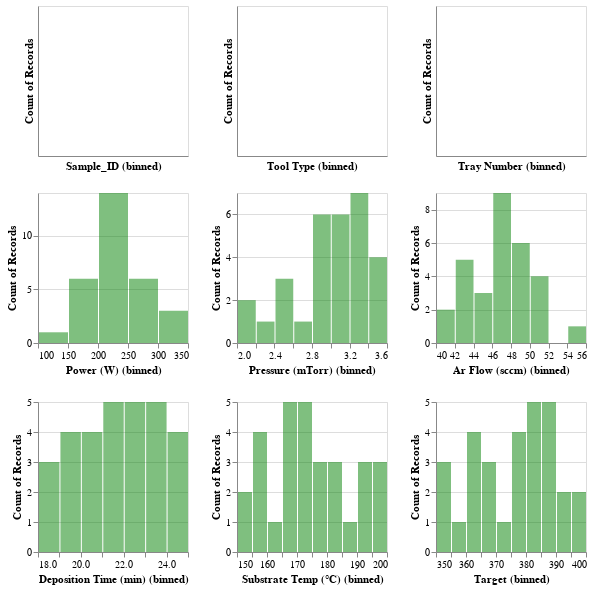

The notebook cell this image was saved under:
### Markdown cell above
**Another way to visualize the histograms**

### Code cell
import altair as alt

# Assuming df is your DataFrame from the previous example

# List to store individual plots
plots = []

# Loop through each feature
for feature in df_cell.columns:
    # Skip the categorical feature for now
    if feature == 'Category':
        continue
    
    # Create a distribution plot for each feature
    plot = alt.Chart(df_cell).mark_bar(opacity=0.5, color='green').encode(
        alt.X(f'{feature}:Q', bin=True),
        alt.Y('count()')
    ).properties(width=150, height=150)
    
    # Append the plot to the list
    plots.append(plot)

# Combine all plots into a single row
combined_plot = alt.concat(*plots, columns=3)

# Display the combined plot
combined_plot.interactive()

### Figure 1 — Vega-Lite specification as saved in the notebook (floating-point values rounded to 4 significant figures)
{"config": {"view": {"continuousWidth": 300, "continuousHeight": 300}}, "concat": [{"mark": {"type": "bar", "color": "green", "opacity": 0.5}, "encoding": {"x": {"bin": true, "field": "Sample_ID", "type": "quantitative"}, "y": {"aggregate": "count", "type": "quantitative"}}, "height": 150, "name": "view_1", "width": 150}, {"mark": {"type": "bar", "color": "green", "opacity": 0.5}, "encoding": {"x": {"bin": true, "field": "Tool Type", "type": "quantitative"}, "y": {"aggregate": "count", "type": "quantitative"}}, "height": 150, "name": "view_2", "width": 150}, {"mark": {"type": "bar", "color": "green", "opacity": 0.5}, "encoding": {"x": {"bin": true, "field": "Tray Number", "type": "quantitative"}, "y": {"aggregate": "count", "type": "quantitative"}}, "height": 150, "name": "view_3", "width": 150}, {"mark": {"type": "bar", "color": "green", "opacity": 0.5}, "encoding": {"x": {"bin": true, "field": "Power (W)", "type": "quantitative"}, "y": {"aggregate": "count", "type": "quantitative"}}, "height": 150, "name": "view_4", "width": 150}, {"mark": {"type": "bar", "color": "green", "opacity": 0.5}, "encoding": {"x": {"bin": true, "field": "Pressure (mTorr)", "type": "quantitative"}, "y": {"aggregate": "count", "type": "quantitative"}}, "height": 150, "name": "view_5", "width": 150}, {"mark": {"type": "bar", "color": "green", "opacity": 0.5}, "encoding": {"x": {"bin": true, "field": "Ar Flow (sccm)", "type": "quantitative"}, "y": {"aggregate": "count", "type": "quantitative"}}, "height": 150, "name": "view_6", "width": 150}, {"mark": {"type": "bar", "color": "green", "opacity": 0.5}, "encoding": {"x": {"bin": true, "field": "Deposition Time (min)", "type": "quantitative"}, "y": {"aggregate": "count", "type": "quantitative"}}, "height": 150, "name": "view_7", "width": 150}, {"mark": {"type": "bar", "color": "green", "opacity": 0.5}, "encoding": {"x": {"bin": true, "field": "Substrate Temp (°C)", "type": "quantitative"}, "y": {"aggregate": "count", "type": "quantitative"}}, "height": 150, "name": "view_8", "width": 150}, {"mark": {"type": "bar", "color": "green", "opacity": 0.5}, "encoding": {"x": {"bin": true, "field": "Target", "type": "quantitative"}, "y": {"aggregate": "count", "type": "quantitative"}}, "height": 150, "name": "view_9", "width": 150}], "columns": 3, "data": {"name": "data-c6fe5ba76a34de5a188ab201323ddfda"}, "params": [{"name": "param_1", "select": {"type": "interval", "encodings": ["x", "y"]}, "bind": "scales", "views": ["view_1", "view_2", "view_3", "view_4", "view_5", "view_6", "view_7", "view_8", "view_9"]}], "$schema": "https://vega.github.io/schema/vega-lite/v5.16.3.json", "datasets": {"data-c6fe5ba76a34de5a188ab201323ddfda": [{"Sample_ID": "A1", "Tool Type": "Tool A", "Tray Number": "Tray1", "Power (W)": 200.0, "Pressure (mTorr)": 3.4, "Ar Flow (sccm)": 49.0, "Deposition Time (min)": 18.0, "Substrate Temp (°C)": 193.0, "Target": 352}, {"Sample_ID": "A2", "Tool Type": "Tool A", "Tray Number": "Tray2", "Power (W)": 200.0, "Pressure (mTorr)": 3.1, "Ar Flow (sccm)": 44.0, "Deposition Time (min)": 23.0, "Substrate Temp (°C)": 167.0, "Target": 388}, {"Sample_ID": "A3", "Tool Type": "Tool B", "Tray Number": "Tray1", "Power (W)": 250.0, "Pressure (mTorr)": 3.0, "Ar Flow (sccm)": 43.0, "Deposition Time (min)": 20.0, "Substrate Temp (°C)": 196.0, "Target": 368}, {"Sample_ID": "A5", "Tool Type": "Tool A", "Tray Number": "Tray1", "Power (W)": 220.0, "Pressure (mTorr)": 2.9, "Ar Flow (sccm)": 41.0, "Deposition Time (min)": 24.0, "Substrate Temp (°C)": 176.0, "Target": 393}, {"Sample_ID": "A6", "Tool Type": "Tool A", "Tray Number": "Tray2", "Power (W)": 220.0, "Pressure (mTorr)": 3.1, "Ar Flow (sccm)": 44.0, "Deposition Time (min)": 23.0, "Substrate Temp (°C)": 175.3, "Target": 387}, {"Sample_ID": "A7", "Tool Type": "Tool B", "Tray Number": "Tray1", "Power (W)": 190.0, "Pressure (mTorr)": 2.3, "Ar Flow (sccm)": 49.0, "Deposition Time (min)": 19.0, "Substrate Temp (°C)": 158.0, "Target": 362}, {"Sample_ID": "A8", "Tool Type": "Tool B", "Tray Number": "Tray2", "Power (W)": 250.0, "Pressure (mTorr)": 3.3, "Ar Flow (sccm)": 46.0, "Deposition Time (min)": 25.0, "Substrate Temp (°C)": 154.0, "Target": 399}, {"Sample_ID": "A9", "Tool Type": "Tool A", "Tray Number": "Tray1", "Power (W)": 160.0, "Pressure (mTorr)": 2.4, "Ar Flow (sccm)": 47.0, "Deposition Time (min)": 18.0, "Substrate Temp (°C)": 158.0, "Target": 355}, {"Sample_ID": "A11", "Tool Type": "Tool B", "Tray Number": "Tray1", "Power (W)": 270.0, "Pressure (mTorr)": 2.4, "Ar Flow (sccm)": 46.72, "Deposition Time (min)": 24.0, "Substrate Temp (°C)": 194.0, "Target": 394}, {"Sample_ID": "A12", "Tool Type": "Tool B", "Tray Number": "Tray2", "Power (W)": 220.0, "Pressure (mTorr)": 3.1, "Ar Flow (sccm)": 42.0, "Deposition Time (min)": 21.0, "Substrate Temp (°C)": 181.0, "Target": 377}, {"Sample_ID": "A13", "Tool Type": "Tool A", "Tray Number": "Tray1", "Power (W)": 240.0, "Pressure (mTorr)": 2.5, "Ar Flow (sccm)": 50.0, "Deposition Time (min)": 21.0, "Substrate Temp (°C)": 152.0, "Target": 375}, {"Sample_ID": "A14", "Tool Type": "Tool A", "Tray Number": "Tray2", "Power (W)": 230.3, "Pressure (mTorr)": 3.3, "Ar Flow (sccm)": 41.0, "Deposition Time (min)": 23.0, "Substrate Temp (°C)": 169.0, "Target": 389}, {"Sample_ID": "A15", "Tool Type": "Tool B", "Tray Number": "Tray1", "Power (W)": 350.0, "Pressure (mTorr)": 3.2, "Ar Flow (sccm)": 47.0, "Deposition Time (min)": 24.0, "Substrate Temp (°C)": 186.0, "Target": 395}, {"Sample_ID": "A17", "Tool Type": "Tool A", "Tray Number": "Tray1", "Power (W)": 200.0, "Pressure (mTorr)": 2.6, "Ar Flow (sccm)": 42.0, "Deposition Time (min)": 21.55, "Substrate Temp (°C)": 168.0, "Target": 350}, {"Sample_ID": "A18", "Tool Type": "Tool A", "Tray Number": "Tray2", "Power (W)": 210.0, "Pressure (mTorr)": 3.5, "Ar Flow (sccm)": 46.0, "Deposition Time (min)": 21.0, "Substrate Temp (°C)": 171.0, "Target": 375}, {"Sample_ID": "A19", "Tool Type": "Tool B", "Tray Number": "Tray1", "Power (W)": 190.0, "Pressure (mTorr)": 3.0, "Ar Flow (sccm)": 45.0, "Deposition Time (min)": 20.0, "Substrate Temp (°C)": 167.0, "Target": 369}, {"Sample_ID": "A20", "Tool Type": "Tool B", "Tray Number": "Tray2", "Power (W)": 210.0, "Pressure (mTorr)": 2.9, "Ar Flow (sccm)": 43.0, "Deposition Time (min)": 21.0, "Substrate Temp (°C)": 197.0, "Target": 376}, {"Sample_ID": "A21", "Tool Type": "Tool A", "Tray Number": "Tray1", "Power (W)": 230.0, "Pressure (mTorr)": 3.3, "Ar Flow (sccm)": 47.0, "Deposition Time (min)": 22.0, "Substrate Temp (°C)": 172.0, "Target": 382}, {"Sample_ID": "A22", "Tool Type": "Tool A", "Tray Number": "Tray2", "Power (W)": 280.0, "Pressure (mTorr)": 2.1, "Ar Flow (sccm)": 49.0, "Deposition Time (min)": 22.0, "Substrate Temp (°C)": 193.0, "Target": 381}, {"Sample_ID": "A23", "Tool Type": "Tool B", "Tray Number": "Tray1", "Power (W)": 240.0, "Pressure (mTorr)": 3.4, "Ar Flow (sccm)": 47.0, "Deposition Time (min)": 22.0, "Substrate Temp (°C)": 159.0, "Target": 383}, {"Sample_ID": "A24", "Tool Type": "Tool B", "Tray Number": "Tray2", "Power (W)": 200.0, "Pressure (mTorr)": 2.8, "Ar Flow (sccm)": 43.0, "Deposition Time (min)": 20.0, "Substrate Temp (°C)": 177.0, "Target": 370}, {"Sample_ID": "A25", "Tool Type": "Tool A", "Tray Number": "Tray1", "Power (W)": 180.0, "Pressure (mTorr)": 3.2, "Ar Flow (sccm)": 49.0, "Deposition Time (min)": 18.0, "Substrate Temp (°C)": 155.0, "Target": 353}, {"Sample_ID": "A26", "Tool Type": "Tool A", "Tray Number": "Tray2", "Power (W)": 170.0, "Pressure (mTorr)": 3.1, "Ar Flow (sccm)": 49.0, "Deposition Time (min)": 19.0, "Substrate Temp (°C)": 163.0, "Target": 361}, {"Sample_ID": "A27", "Tool Type": "Tool B", "Tray Number": "Tray1", "Power (W)": 190.0, "Pressure (mTorr)": 2.9, "Ar Flow (sccm)": 50.0, "Deposition Time (min)": 20.0, "Substrate Temp (°C)": 165.0, "Target": 368}, {"Sample_ID": "A28", "Tool Type": "Tool B", "Tray Number": "Tray2", "Power (W)": 300.0, "Pressure (mTorr)": 3.3, "Ar Flow (sccm)": 46.0, "Deposition Time (min)": 23.0, "Substrate Temp (°C)": 173.0, "Target": 387}, {"Sample_ID": "A29", "Tool Type": "Tool A", "Tray Number": "Tray1", "Power (W)": 230.0, "Pressure (mTorr)": 2.0, "Ar Flow (sccm)": 50.0, "Deposition Time (min)": 22.0, "Substrate Temp (°C)": 199.0, "Target": 381}, {"Sample_ID": "A30", "Tool Type": "Tool A", "Tray Number": "Tray2", "Power (W)": 120.0, "Pressure (mTorr)": 3.2, "Ar Flow (sccm)": 50.0, "Deposition Time (min)": 19.0, "Substrate Temp (°C)": 170.0, "Target": 360}, {"Sample_ID": "A31", "Tool Type": "Tool B", "Tray Number": "Tray1", "Power (W)": 300.0, "Pressure (mTorr)": 3.6, "Ar Flow (sccm)": 56.0, "Deposition Time (min)": 22.0, "Substrate Temp (°C)": 180.0, "Target": 381}, {"Sample_ID": "A32", "Tool Type": "Tool B", "Tray Number": "Tray2", "Power (W)": 250.0, "Pressure (mTorr)": 2.9, "Ar Flow (sccm)": 46.72, "Deposition Time (min)": 23.0, "Substrate Temp (°C)": 171.0, "Target": 387}, {"Sample_ID": "A34", "Tool Type": "Tool A", "Tray Number": "Tray2", "Power (W)": 250.0, "Pressure (mTorr)": 2.9, "Ar Flow (sccm)": 49.0, "Deposition Time (min)": 19.0, "Substrate Temp (°C)": 182.0, "Target": 363}]}}
